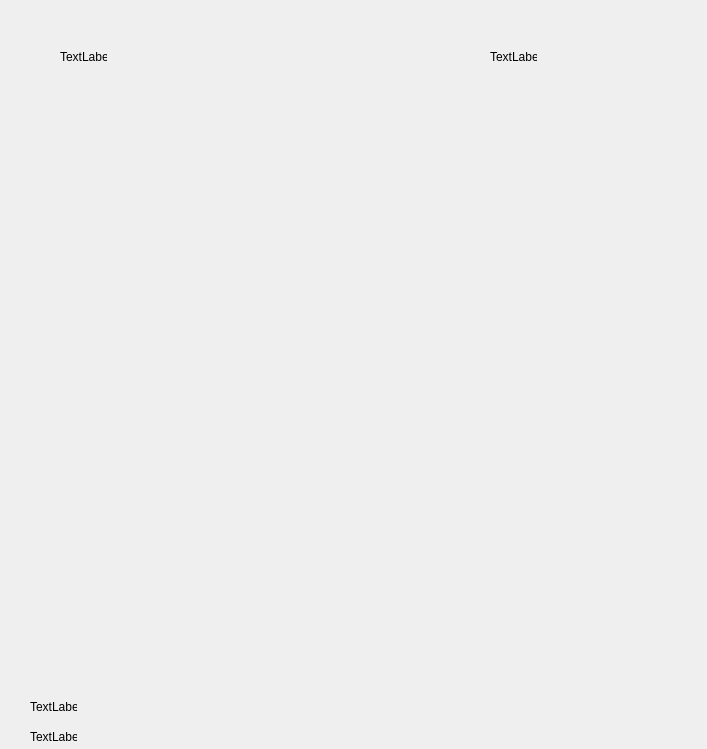
<?xml version="1.0" encoding="UTF-8"?>
<ui version="4.0">
 <class>Form</class>
 <widget class="QWidget" name="Form">
  <property name="geometry">
   <rect>
    <x>0</x>
    <y>0</y>
    <width>707</width>
    <height>749</height>
   </rect>
  </property>
  <property name="windowTitle">
   <string>Form</string>
  </property>
  <widget class="QLabel" name="label">
   <property name="geometry">
    <rect>
     <x>60</x>
     <y>50</y>
     <width>47</width>
     <height>13</height>
    </rect>
   </property>
   <property name="text">
    <string>TextLabel</string>
   </property>
  </widget>
  <widget class="QLabel" name="label_2">
   <property name="geometry">
    <rect>
     <x>490</x>
     <y>50</y>
     <width>47</width>
     <height>13</height>
    </rect>
   </property>
   <property name="text">
    <string>TextLabel</string>
   </property>
  </widget>
  <widget class="QLabel" name="label_3">
   <property name="geometry">
    <rect>
     <x>30</x>
     <y>700</y>
     <width>47</width>
     <height>13</height>
    </rect>
   </property>
   <property name="text">
    <string>TextLabel</string>
   </property>
  </widget>
  <widget class="QLabel" name="label_4">
   <property name="geometry">
    <rect>
     <x>30</x>
     <y>730</y>
     <width>47</width>
     <height>13</height>
    </rect>
   </property>
   <property name="text">
    <string>TextLabel</string>
   </property>
  </widget>
 </widget>
 <resources/>
 <connections/>
</ui>
